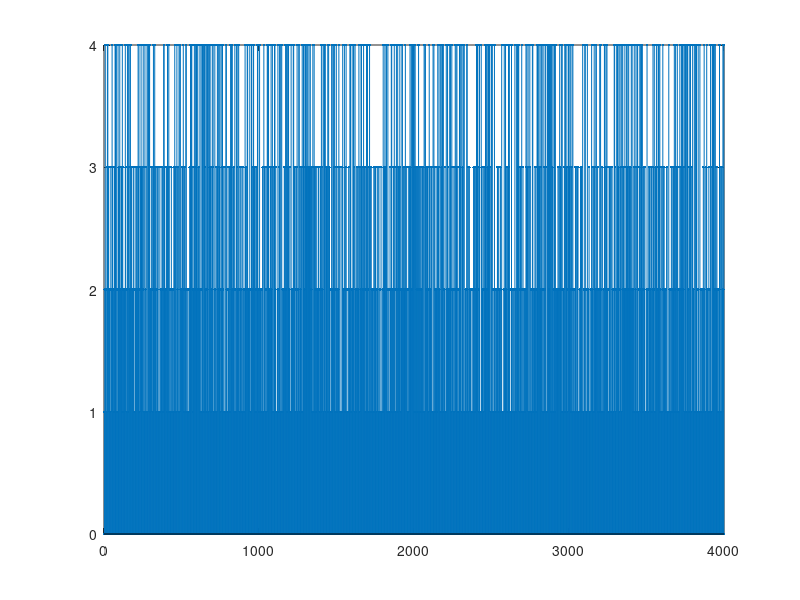

Source code (MATLAB):
%% Quality of Service (QoS) Simulator
% TO DO list 
    % pack loss say
    % paket süresi tut

%%
clear all;
clc ; 

counter = 0;

T_sample_size = 4000 ;  % Simulation Duration in Seconds
T_in_step_per_sec = 4; % Simulation time step is 250 ms
T_time = 0;            % Simulation time
T_out = 3 ;             % Output Data Period 5 Seconds
T_in_mean = 2.7;         % Input Data Mean Period 3 Seconds
T_in_jitter = 0 ;      % Input Data Jitter ±3 Seconds 

% weights
Wl=[0 0 0 0];          % Latency Weight Constant  
Wr=[1 1 1 1];          % Reliability Weight Constant

buffer_fullness=[0 0 0 0];  % buffer init

read_count=[0 0 0 0];

X=[0 0 0 0];             % output order array

f=[0 0 0 0];             % doluluk array
t=[0 0 0 0];            % latency array
d=[0 0 0 0];             % drop count
T=[0 0 0 0];             % Total latency

% all_data=[0 0 0 0 ;
%           0 0 0 0 ;
%           0 0 0 0 ;
%           0 0 0 0 ;
%           0 0 0 0 ;
%           0 0 0 0 ;];

all_data = zeros(6,4);
latency = [0 0 0 0];

T_time_array=linspace(0.25,T_sample_size,T_sample_size*T_in_step_per_sec);

% Period Randomization
for i=1:T_sample_size*T_in_step_per_sec/2
    s(i)=round((T_in_jitter*T_in_step_per_sec)*(sin(i/10))+(T_in_mean*T_in_step_per_sec));
    r(i)=round((T_in_mean*T_in_step_per_sec-T_in_jitter*T_in_step_per_sec+T_in_mean*T_in_step_per_sec)*randi([0,1])+(T_in_mean*T_in_step_per_sec-T_in_jitter*T_in_step_per_sec));
end

% figure;
% plot(s);
% figure;
% plot(r);
% mean(r);
% mean(s);
   
T_input_array=zeros(1,800);

% timewise data input
for i=1:T_sample_size*T_in_step_per_sec/4
    counter = counter+(s(i));
    T_input_array(counter)=randi([1,4]);  
end
counter=0;

% Array limit
T_input_array = T_input_array(1:T_sample_size*T_in_step_per_sec);

% Stem plot of timewise data input
stem(T_time_array,T_input_array,'.')
 
for i=1:length(T_time_array)
    t=sum(all_data);
    switch T_input_array(i)
        case 1
            if buffer_fullness(1)==6
                d(1) = d(1)+1;  
                f(1)=buffer_fullness(1);
                all_data(find(all_data(:,1)==max(all_data(:,1)),1,"first"),1)=0; % remove the oldest data
            else
                buffer_fullness(1) = buffer_fullness(1)+1;
                f(1)=buffer_fullness(1);
                all_data(find(all_data(:,1)==min(all_data(:,1)),1,"first"),1)=1; % add new to empty slot
                %if fullness increased start counter
            end
        case 2
            if buffer_fullness(2)==6
                d(2) = d(2)+1; 
                f(2)=buffer_fullness(2);
                all_data(find(all_data(:,2)==max(all_data(:,2)),1,"first"),2)=0; % remove the oldest data

                % do nothing
            else
                buffer_fullness(2) = buffer_fullness(2)+1;
                f(2)=buffer_fullness(2);
                all_data(find(all_data(:,2)==min(all_data(:,2)),1,"first"),2)=1; % add new to empty slot
                %if fullness increased start counter
            end
        case 3 
            if buffer_fullness(3)==6
                d(3) = d(3)+1; 
                f(3)=buffer_fullness(3);
                all_data(find(all_data(:,3)==max(all_data(:,3)),1,"first"),3)=0; % remove the oldest data
                % do nothing
            else
                buffer_fullness(3) = buffer_fullness(3)+1;
                f(3)=buffer_fullness(3);
                all_data(find(all_data(:,3)==min(all_data(:,3)),1,"first"),3)=1; % add new to empty slot

                %if fullness increased start counter
            end
        case 4 
            if buffer_fullness(4)==6
                d(4) = d(4)+1; 
                f(4)=buffer_fullness(4);
                all_data(find(all_data(:,4)==max(all_data(:,4)),1,"first"),4)=0; % remove the oldest data
                % do nothing
            else
                buffer_fullness(4) = buffer_fullness(4)+1;
                f(4)=buffer_fullness(4);
                all_data(find(all_data(:,4)==min(all_data(:,4)),1,"first"),4)=1; % add new to empty slot
                %if fullness increased start counter
            end
        otherwise
    end
    X=Wl.*t+Wr.*f; % Evaluate buffer priority
    if mod(i,T_out*T_in_step_per_sec)==0  % its time to get the output
        switch find(X==(max(X)),1,"last")             % burada iki ya da daha fazla aynı değerde max varsa ilkini alıyoruz ama bence sonuncusunu almalıyız
            case 1
                T(1)=T(1)+max(all_data(:,1));                               % export the oldest data and save it to sum
                all_data(find(all_data(:,1)==max(all_data(:,1)),1,"first"),1)=0; % remove that data 
                if buffer_fullness(1)==0
                    f(1)=buffer_fullness(1);
                    % do nothing
                else
                    buffer_fullness(1) = buffer_fullness(1) -1;
                    f(1)=buffer_fullness(1);
                    read_count(1) = read_count(1)+1; 
                end
            case 2
                T(2)=T(2)+max(all_data(:,2));                               % export the oldest data and save it to sum
                all_data(find(all_data(:,2)==max(all_data(:,2)),1,"first"),2)=0; % remove that data 
                if buffer_fullness(2)==0
                    f(2)=buffer_fullness(2);
                    % do nothing
                else
                    buffer_fullness(2) = buffer_fullness(2) - 1;
                    f(2)=buffer_fullness(2);
                    read_count(2) = read_count(2)+1;
                end
            case 3
                T(3)=T(3)+max(all_data(:,3));                               % export the oldest data and save it to sum
                all_data(find(all_data(:,3)==max(all_data(:,3)),1,"first"),3)=0; % remove that data 
                if buffer_fullness(3)==0
                    f(3)=buffer_fullness(3);
                    % do nothing
                else
                    buffer_fullness(3) = buffer_fullness(3) - 1;
                    f(3)=buffer_fullness(3);
                    read_count(3) = read_count(3)+1;
                end
            case 4
                T(4)=T(4)+max(all_data(:,4));                               % export the oldest data and save it to sum
                all_data(find(all_data(:,4)==max(all_data(:,4)),1,"first"),4)=0; % remove that data 
                if buffer_fullness(4)==0
                    f(4)=buffer_fullness(4);
                    % do nothing
                else
                    buffer_fullness(4) = buffer_fullness(4) - 1;
                    f(4)=buffer_fullness(4);
                    read_count(4) = read_count(4)+1;
                end
        end
      d;
      f;
      t;
    end
s_all_data = size(all_data);
all_data=all_data+ones(s_all_data(1),s_all_data(2)).*fillmissing((all_data./all_data), 'constant', 0); %% add 1 to nonempty indices
all_data;
end

a=T./read_count;

